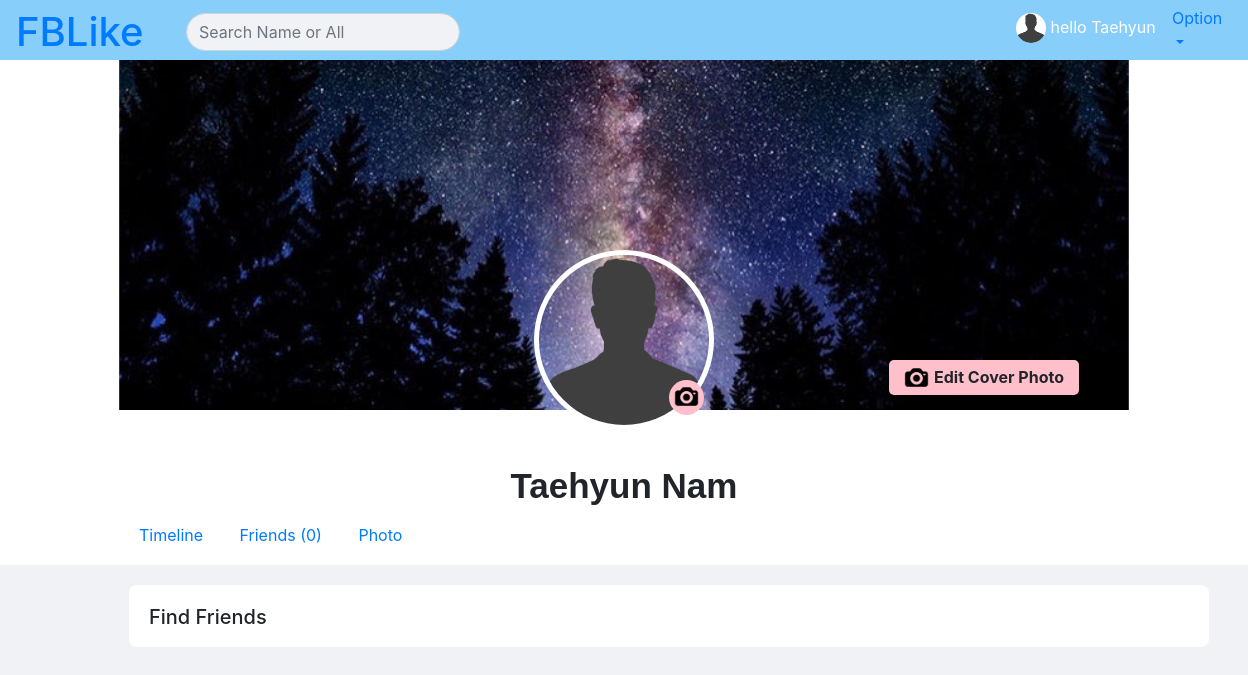
The page /user/1/friends (signed in) on the database its author committed.
### fbApp/models.py (models this page shows)
class User(models.Model):
    firstName = models.CharField(max_length=255)
    lastName = models.CharField(max_length=255)
    email = models.CharField(max_length=255)
    password = models.CharField(max_length=255)
    hometown = models.CharField(max_length=255, default = None, blank=True, null=True)
    work = models.CharField(max_length=255, default = None, blank=True, null=True)
    home = models.CharField(max_length=255, default = None, blank=True, null=True)
    cover = models.ImageField(upload_to="", default='/coverdefault.jpg', blank=True, null=True)
    pic = models.ImageField(upload_to="", default='/Default.png', blank=True, null=True)
    relationships = models.ManyToManyField('User', through='Friend', symmetrical=False, related_name='friends')
    created_at = models.DateTimeField(auto_now_add=True)
    updated_at = models.DateTimeField(auto_now=True)
    objects = UserManager()

### fbApp/views.py (the view)
# urls.py: path('user/<userid>/friends',views.userfriends),
def userfriends(request, userid):
    if 'loginid' not in request.session:
        return render(request, "main.html")
    else:
        userinSession = User.objects.get(id = request.session['loginid'])
        getuser = User.objects.get(id = userid)
        getfriends = Friend.objects.exclude(id = userid).filter(creater = getuser)
        myfriends = Friend.objects.filter(creater = userinSession).values_list('flist', flat=True)
        context = {
                'loggedinuser' : userinSession,
                'user': getuser,
                'friends': getfriends,
                'myfriends': myfriends,
        }
    return render(request, 'friend.html', context)

### fbApp/templates/friend.html (shortened to what this page needs)
<!DOCTYPE html>
<html lang="en">
<head>
    <link rel="stylesheet" href="https://maxcdn.bootstrapcdn.com/bootstrap/4.0.0-alpha.6/css/bootstrap.min.css">
</head>
<body>
    {% include 'user.html' %}
    {% block content %}
    <div class="container">
        <div class="content" style="padding-left:90px; margin-top: 20px;" >
            <div class="content_info" style="margin-bottom: 20px; padding-bottom: 10px;">
                <h5>Find Friends</h5>
            </div>
        </div>
    </div>
    {% endblock %}
</body>
</html>

### fbApp/templates/user.html (shortened to what this page needs)
<!DOCTYPE html>
<html lang="en">
<head>
    <link rel="stylesheet" href="https://maxcdn.bootstrapcdn.com/bootstrap/4.0.0-alpha.6/css/bootstrap.min.css">
</head>
<body style="background-color: #f0f2f5;">
    {% extends 'navbar.html' %}
    {% block content %}
    <div class="container">
        <div class="head" style="background-color: white; margin: 0px -46px;">
            <div>
                <img class="coverphoto" src={{user.cover.url}} data-toggle="modal" data-target="#coverimgmodal" style="cursor:pointer">
                {% if loggedinuser == user %}
                <div class="coverphotoedit" data-toggle="modal" data-target="#coverphotomodal" style="cursor:pointer">
                    <img class="userphotoedit_photo" src="/media/camera.png"><p class="coverphotoedit_word">Edit Cover Photo</p>
                </div>
                {% endif %}
                <img class="userphoto" src={{user.pic.url}} data-toggle="modal" data-target="#userimgmodal" style="cursor:pointer">
                {% if loggedinuser == user %}
                <div class="userphotoedit" data-toggle="modal" data-target="#userphotomodal" style="cursor:pointer">
                    <img class="userphotoedit_photo" src="/media/camera.png">
                </div>
                {% endif %}
            </div>
            <div style="margin-top: 50px;">
                <h1 style="font-size: 35px; text-align: center; font-family: arial; font-weight: bold;">{{user.firstName}} {{user.lastName}}</h1>
            </div>
            <div style="padding-left:130px; padding-bottom: 10px;">
                <div style="display: inline-block;">
                    <a class="nav-link" href="/user/{{user.id}}">Timeline</a>
                </div>
                <div style="display: inline-block;">
                    <a class="nav-link" href="/user/{{user.id}}/friends">Friends ({{friends.count}})</a>
                </div>
                <div style="display: inline-block;">
                    <a class="nav-link" href="/user/{{user.id}}/photos">Photo</a>
                </div>
            </div>
        </div>
    </div>
    {% endblock %}

### fbApp/templates/navbar.html (shortened to what this page needs)
<!DOCTYPE html>
<html lang="en">
<head>
    <link rel="stylesheet" href="https://maxcdn.bootstrapcdn.com/bootstrap/4.0.0-alpha.6/css/bootstrap.min.css">
    {% load static %}
    <link rel="stylesheet" href="{% static 'navbar.css' %}">
</head>
<body>
    <nav class="navbar" style="background-color:lightskyblue; height: 60px;" >
        <a href="/home"><h1>FBLike</h1></a>
        <div style="position: absolute; margin-left: 170px; margin-top: 4px;">
            <form action='/search' method="post">
                <input type="text" class="form-control" name="searchtext" placeholder="Search Name or All" style="border-radius: 80px; width: 100%; background-color: #f0f2f5;">
            </form>
        </div>
        <a href="/user/{{loggedinuser.id}}" style="position: absolute; margin-left: 1000px; margin-top: 8px;">
            <img class="userpic" src={{loggedinuser.pic.url}} style="width: 30px; height: 30px;">
            <p class="username" style="color: white;">hello {{loggedinuser.firstName}}</p>
        </a>
        <div style="position: absolute; margin-left: 1140px;">
            <a class="nav-link dropdown-toggle" href="#" id="navbarDropdownMenuLink" data-toggle="dropdown" aria-haspopup="true" aria-expanded="false">Option</a>
        </div>
      </nav>
    {% block content %}
    {% endblock %}
</body>
</html>

### fbApp/static/navbar.css (style rules this page uses)
.container { min-width: 1200px; }
.userpic { border-radius: 50%; background-color: white; display: inline-block; }
.username { display: inline-block; }
.coverphoto { width: 100%; padding-left: 10%; padding-right: 10%; height: 350px; object-fit: cover; border-bottom-left-radius: 20px; border-bottom-right-radius: 20px; }
.coverphotoedit { margin-left: 71%; margin-top: -50px; padding-top: 1px; padding-left: 10px; position: relative; background-color: pink; width: 190px; height: 35px; border-radius: 5px; }
.coverphotoedit_word { text-align: center; margin-left: 20px; font-weight: bold; margin-top: -25px; }
.userphoto { width: 180px; height: 180px; border-radius: 50%; border: white 5px solid; margin-left: calc(50% - 90px); margin-top: -145px; }
.userphotoedit { position: relative; background-color: pink; width: 35px; height: 35px; border-radius: 50%; margin-left: calc(54% - 5px); margin-top: -50px; z-index: 2; cursor: pointer; }
.userphotoedit_photo { margin-left: 5px; margin-top: 4px; width: 25px; }
.content_info, .content_photo, .content_friend, .content_posting, .content_post { background-color: white; border-radius: 8px; padding: 20px; }

### rows shown on the page
User: pic (placeholder picture), firstName "Taehyun", cover (placeholder picture), lastName "Nam"

### other values the page prints
{{ friends.count }} "0"
